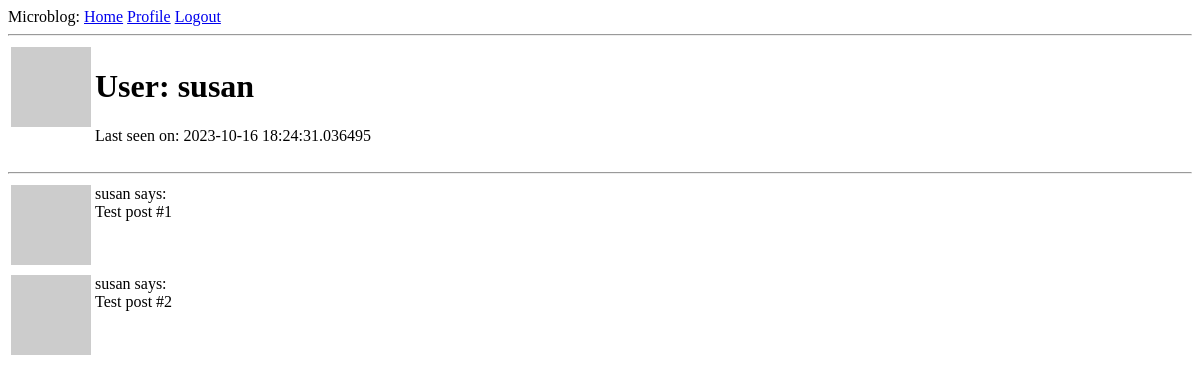
Before: /user/susan (signed in) with the older database file.
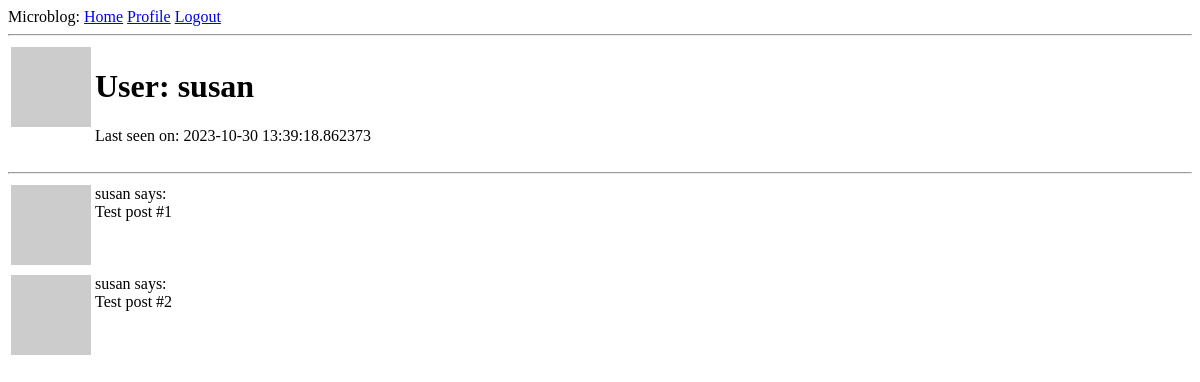
After: the same page with the newer database file.
### app/models.py (models this page shows, shortened)
class User(UserMixin, db.Model):
    id = db.Column(db.Integer, primary_key=True)
    username = db.Column(db.String(64), index=True, unique=True)
    email = db.Column(db.String(120), index=True, unique=True)
    password_hash = db.Column(db.String(128))
    posts = db.relationship("Post", backref="author", lazy="dynamic")
    about_me = db.Column(db.String(140))
    last_seen = db.Column(db.DateTime, default=datetime.utcnow)
    def avatar(self, size):
        digest = md5(self.email.lower().encode("utf-8")).hexdigest()
        return "https://www.gravatar.com/avatar/{}?d=identicon&s={}".format(
            digest, size
        )

### app/routes.py (the view)
@app.route("/user/<username>")
@login_required
def user(username):
    user = User.query.filter_by(username=username).first_or_404()
    posts = [
        {"author": user, "body": "Test post #1"},
        {"author": user, "body": "Test post #2"},
    ]
    form = EmptyForm()
    return render_template("user.html", user=user, posts=posts, form=form)

### app/models.py (called while the page is built)
@login.user_loader
def load_user(id):
    return User.query.get(int(id))

### app/routes.py (called while the page is built)
@app.before_request
def before_request():
    if current_user.is_authenticated:
        current_user.last_seen = datetime.utcnow()
        db.session.commit()

### templates/user.html (shortened to what this page needs)
{% extends "base.html" %} {% block content %}
<table>
  <tr valign="top">
    <td><img src="{{ user.avatar(128) }}" /></td>
    <td>
      <h1>User: {{ user.username }}</h1>
       {% if user.last_seen %}
      <p>Last seen on: {{ user.last_seen }}</p>
      {% endif %}
    </td>
  </tr>
</table>
<hr />
{% for post in posts %} {% include '_post.html' %} {% endfor %} {% endblock %}

### templates/_post.html
<table>
  <tr valign="top">
    <td><img src="{{ post.author.avatar(36) }}" /></td>
    <td>{{ post.author.username }} says:<br />{{ post.body }}</td>
  </tr>
</table>

Changed rows visible on the page:
changed User "susan": last_seen "2023-10-16 18:24:31.036495" → "2023-10-30 13:39:18.862373"
